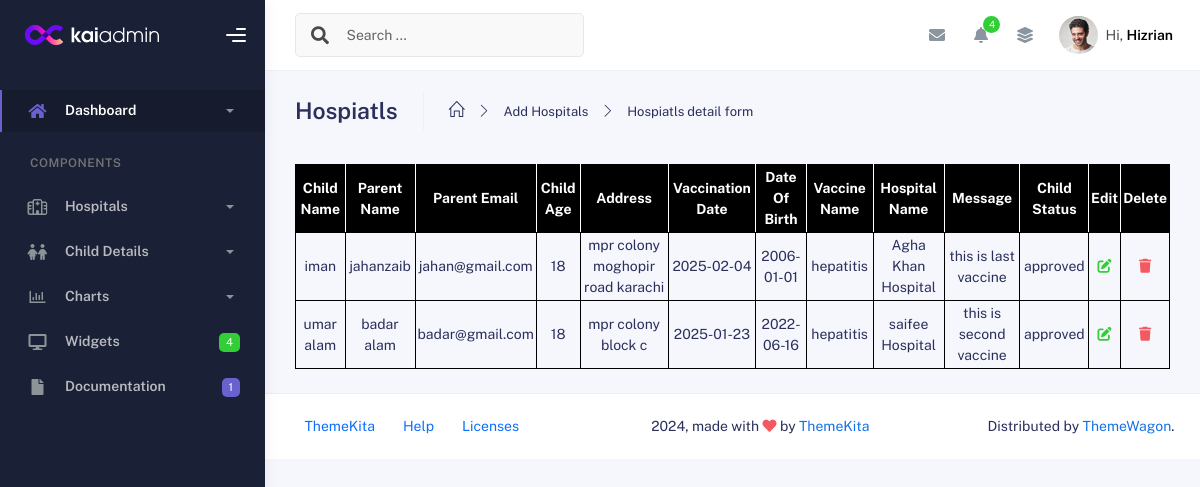
The page /Admin/admin_panel/forms/show_child_det.php on the database its author committed.
### tables this page shows
CREATE TABLE `child_detail` (
  `id` int(11) NOT NULL,
  `ch_name` varchar(255) NOT NULL,
  `pa_name` varchar(255) NOT NULL,
  `pa_email` varchar(255) NOT NULL,
  `ch_age` int(11) NOT NULL,
  `ch_address` varchar(255) NOT NULL,
  `vac_date` date NOT NULL,
  `ch_dob` date NOT NULL,
  `vac_name` varchar(255) NOT NULL,
  `hos_name` varchar(255) NOT NULL,
  `pa_massege` varchar(300) NOT NULL,
  `child_status` enum('pending','approved','rejected') DEFAULT 'pending'
);

### Admin/admin_panel/forms/show_child_det.php (the view, shortened to what this page needs)
<?php
include("../f_shared/f_header.php");
include("../f_shared/f_sidebar.php");
?>
  <?php
$connection=mysqli_connect("localhost","root","","vaccine");
$quer="SELECT * FROM child_detail";
$run=mysqli_query($connection,$quer);
if(mysqli_num_rows($run) > 0){
?>
      <div class="main-panel">
       <?php
include("../f_shared/f_nav.php");
?>
        <div class="container">
          <div class="page-inner">
            <div class="page-header">
              <h3 class="fw-bold mb-3">Hospiatls</h3>
              <ul class="breadcrumbs mb-3">
                <li class="nav-home">
                  <a href="#">
                    <i class="icon-home"></i>
                  </a>
                </li>
                <li class="separator">
                  <i class="icon-arrow-right"></i>
                </li>
                <li class="nav-item">
                  <a href="#">Add Hospitals</a>
                </li>
                <li class="separator">
                  <i class="icon-arrow-right"></i>
                </li>
                <li class="nav-item">
                  <a href="#">Hospiatls detail form</a>
                </li>
              </ul>
            </div>
              <div class="show_hosp d-flex justify-content-center ">
            <table border="1px"  >
              <thead >
                <tr >
                    <th>Child Name</th>
                    <th>Parent Name</th>
                    <th>Parent Email</th>
                    <th>Child Age</th>
                    <th>Address</th>
                    <th>Vaccination Date</th>
                    <th> Date Of Birth</th>
                    <th>Vaccine Name</th>
                    <th>Hospital Name</th>
                    <th>Message</th>
                    <th>Child Status</th>
                    <th>Edit</th>
                    <th style="border-right-color: black !important;">Delete</th>
                </tr>
              </thead>
              <tbody>
                <?php
                    while($data=mysqli_fetch_assoc($run)){
                ?>
                <tr >
                <td><?php echo $data['ch_name']; ?></td>
                <td><?php echo $data['pa_name']; ?></td>
                <td><?php echo $data['pa_email']; ?></td>
                <td><?php echo $data['ch_age']; ?></td>
                <td><?php echo $data['ch_address']; ?></td>
                <td><?php echo $data['vac_date']; ?></td>
                <td><?php echo $data['ch_dob']; ?></td>
                <td><?php echo $data['vac_name']; ?></td>
                <td><?php echo $data['hos_name']; ?></td>
                <td><?php echo $data['pa_massege']; ?></td>
                <td><?php echo $data['child_status']; ?></td>
                <td><a href="child_edit.php?id=<?php echo $data['id'];?>"><i class="fa-solid fa-pen-to-square text-success"></i></a></td>
                <td><a href="child_delete.php?id=<?php echo $data['id'];?>"><i class="fa-solid fa-trash text-danger"></i></a> </td>
                </tr>
                <?php }?>
              </tbody>
            </table>
            <?php }?>
          </div>
        </div>
        <?php
include("../f_shared/f_footer.php");
?>

### Admin/admin_panel/f_shared/f_header.php (shortened to what this page needs)
<!DOCTYPE html>
<html lang="en">
  <head>
    <link rel="stylesheet" href="https://cdnjs.cloudflare.com/ajax/libs/font-awesome/6.7.2/css/all.min.css">
    <link rel="stylesheet" href="../assets/css/bootstrap.min.css" />
    <link rel="stylesheet" href="../assets/css/plugins.min.css" />
    <link rel="stylesheet" href="../assets/css/kaiadmin.min.css" />
    <link rel="stylesheet" href="../assets/css/demo.css" />
  </head>
  <body>
    <div class="wrapper">

### Admin/admin_panel/f_shared/f_sidebar.php (shortened to what this page needs)
  <div class="sidebar" data-background-color="dark">
  <div class="sidebar-logo">
    <div class="logo-header" data-background-color="dark">
      <a href="../index.php" class="logo">
        <img
          src="../assets/img/kaiadmin/logo_light.svg"
          alt="navbar brand"
          class="navbar-brand"
          height="20"
        />
      </a>
      <div class="nav-toggle">
        <button class="btn btn-toggle toggle-sidebar">
          <i class="gg-menu-right"></i>
        </button>
      </div>
    </div>
  </div>
  <div class="sidebar-wrapper scrollbar scrollbar-inner">
    <div class="sidebar-content">
      <ul class="nav nav-secondary">
        <li class="nav-item active">
          <a
            data-bs-toggle="collapse"
            href="#dashboard"
            class="collapsed"
            aria-expanded="false"
          >
            <i class="fas fa-home"></i>
            <p>Dashboard</p>
            <span class="caret"></span>
          </a>
        </li>
        <li class="nav-section">
          <h4 class="text-section">Components</h4>
        </li>
        <li class="nav-item">
          <a data-bs-toggle="collapse" href="#forms">
          <i class="fa-regular fa-hospital"></i>
            <p>Hospitals</p>
            <span class="caret"></span>
          </a>
        </li>
        <li class="nav-item">
          <a data-bs-toggle="collapse" href="#maps">
          <i class="fa-solid fa-children"></i>
            <p>Child Details</p>
            <span class="caret"></span>
          </a>
        </li>
        <li class="nav-item">
          <a data-bs-toggle="collapse" href="#charts">
            <i class="far fa-chart-bar"></i>
            <p>Charts</p>
            <span class="caret"></span>
          </a>
        </li>
        <li class="nav-item">
          <a href="widgets.php">
            <i class="fas fa-desktop"></i>
            <p>Widgets</p>
            <span class="badge badge-success">4</span>
          </a>
        </li>
        <li class="nav-item">
          <a href="../../documentation/index.php">
            <i class="fas fa-file"></i>
            <p>Documentation</p>
            <span class="badge badge-secondary">1</span>
          </a>
        </li>
      </ul>
    </div>
  </div>
</div>

### Admin/admin_panel/f_shared/f_nav.php (shortened to what this page needs)
<div class="main-header">
          <nav
            class="navbar navbar-header navbar-header-transparent navbar-expand-lg border-bottom"
          >
            <div class="container-fluid">
              <nav
                class="navbar navbar-header-left navbar-expand-lg navbar-form nav-search p-0 d-none d-lg-flex"
              >
                <div class="input-group">
                  <div class="input-group-prepend">
                    <button type="submit" class="btn btn-search pe-1">
                      <i class="fa fa-search search-icon"></i>
                    </button>
                  </div>
                  <input
                    type="text"
                    placeholder="Search ..."
                    class="form-control"
                  />
                </div>
              </nav>
              <ul class="navbar-nav topbar-nav ms-md-auto align-items-center">
                <li class="nav-item topbar-icon dropdown hidden-caret">
                  <a
                    class="nav-link dropdown-toggle"
                    href="#"
                    id="messageDropdown"
                    role="button"
                    data-bs-toggle="dropdown"
                    aria-haspopup="true"
                    aria-expanded="false"
                  >
                    <i class="fa fa-envelope"></i>
                  </a>
                </li>
                <li class="nav-item topbar-icon dropdown hidden-caret">
                  <a
                    class="nav-link dropdown-toggle"
                    href="#"
                    id="notifDropdown"
                    role="button"
                    data-bs-toggle="dropdown"
                    aria-haspopup="true"
                    aria-expanded="false"
                  >
                    <i class="fa fa-bell"></i>
                    <span class="notification">4</span>
                  </a>
                </li>
                <li class="nav-item topbar-icon dropdown hidden-caret">
                  <a
                    class="nav-link"
                    data-bs-toggle="dropdown"
                    href="#"
                    aria-expanded="false"
                  >
                    <i class="fas fa-layer-group"></i>
                  </a>
                </li>
                <li class="nav-item topbar-user dropdown hidden-caret">
                  <a
                    class="dropdown-toggle profile-pic"
                    data-bs-toggle="dropdown"
                    href="#"
                    aria-expanded="false"
                  >
                    <div class="avatar-sm">
                      <img
                        src="../assets/img/profile.jpg"
                        alt="..."
                        class="avatar-img rounded-circle"
                      />
                    </div>
                    <span class="profile-username">
                      <span class="op-7">Hi,</span>
                      <span class="fw-bold">Hizrian</span>
                    </span>
                  </a>
                </li>
              </ul>
            </div>
          </nav>
        </div>

### Admin/admin_panel/f_shared/f_footer.php (shortened to what this page needs)
<footer class="footer">
          <div class="container-fluid d-flex justify-content-between">
            <nav class="pull-left">
              <ul class="nav">
                <li class="nav-item">
                  <a class="nav-link" href="http://www.themekita.com">
                    ThemeKita
                  </a>
                </li>
                <li class="nav-item">
                  <a class="nav-link" href="#"> Help </a>
                </li>
                <li class="nav-item">
                  <a class="nav-link" href="#"> Licenses </a>
                </li>
              </ul>
            </nav>
            <div class="copyright">
              2024, made with <i class="fa fa-heart heart text-danger"></i> by
              <a href="http://www.themekita.com">ThemeKita</a>
            </div>
            <div>
              Distributed by
              <a target="_blank" href="https://themewagon.com/">ThemeWagon</a>.
            </div>
          </div>
        </footer>
      </div>
    </div>
  </body>
</html>

### Admin/admin_panel/forms/show_child_det.php (style rules this page uses)
table th, td { border:1px solid black; text-align: center; padding: 2px; }
th { background-color: black; color: white; border-right-color: white !important; }

### rows shown on the page
child_detail: ch_name "iman", pa_name "jahanzaib", pa_email "jahan@gmail.com", ch_age "18", ch_address "mpr colony moghopir road karachi", vac_date "2025-02-04", ch_dob "2006-01-01", vac_name "hepatitis", hos_name "Agha Khan Hospital", pa_massege "this is last vaccine", child_status "approved"
child_detail: ch_name "umar alam", pa_name "badar alam", pa_email "badar@gmail.com", ch_age "18", ch_address "mpr colony block c", vac_date "2025-01-23", ch_dob "2022-06-16", vac_name "hepatitis", hos_name "saifee Hospital", pa_massege "this is second vaccine", child_status "approved"
